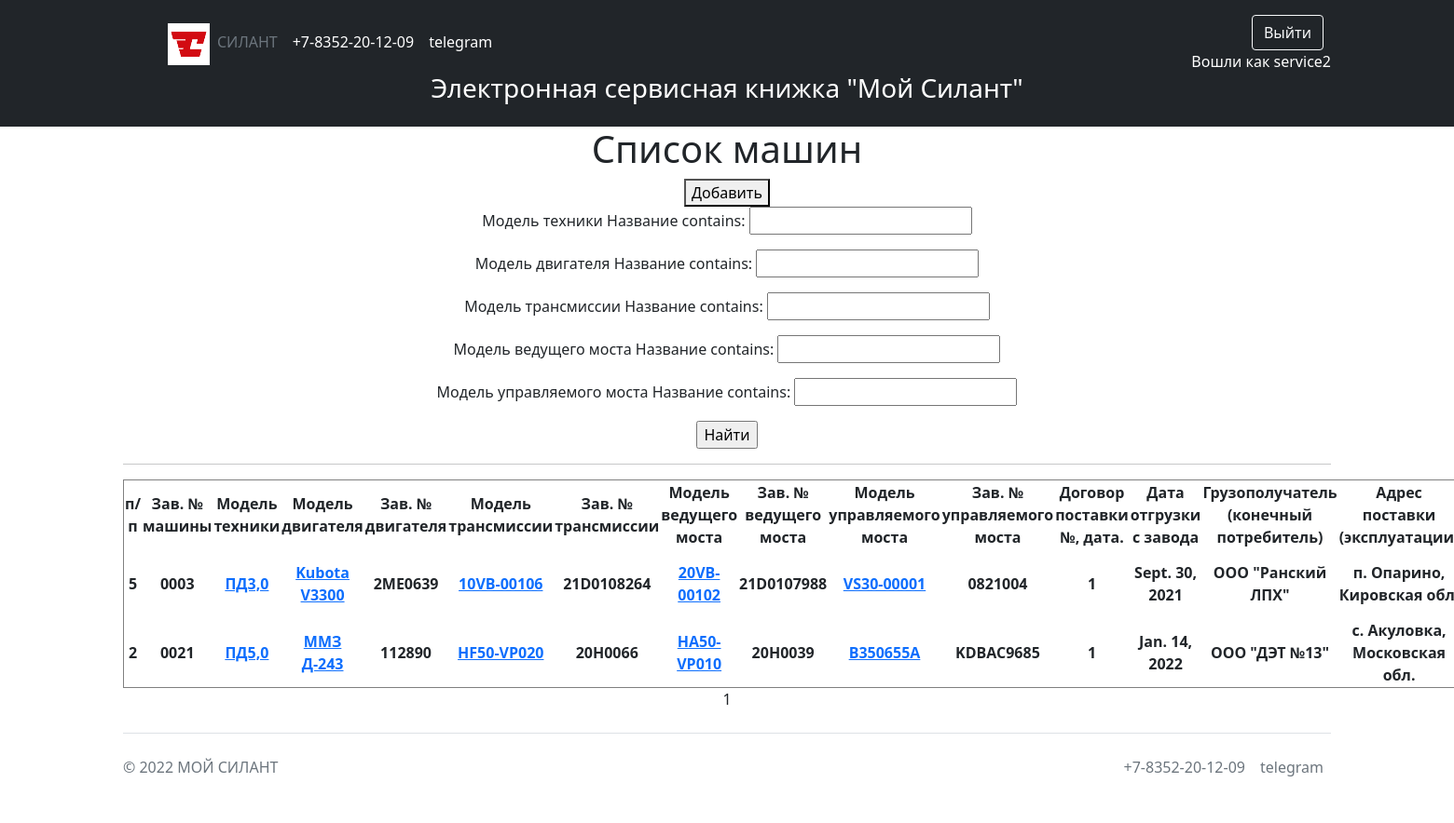
The page /cars/ (signed in) on the database its author committed.
### silant/models.py (models this page shows, shortened)
class Car(models.Model):
    serial_number = models.TextField(max_length=30, unique=True, db_index=True, verbose_name='Зав. № машины')
    technique_model = models.ForeignKey(Technique_model, on_delete=models.CASCADE, db_index=True, verbose_name='Модель техники')
    engine_model = models.ForeignKey(Engine_model, on_delete=models.CASCADE, db_index=True, verbose_name='Модель двигателя')
    engine_number = models.TextField(max_length=30, verbose_name='Зав. № двигателя')
    transmission_model = models.ForeignKey(Transmission_model, on_delete=models.CASCADE, db_index=True, verbose_name='Модель трансмиссии')
    transmission_number = models.TextField(max_length=50, verbose_name='Зав. № трансмиссии')
    drive_axle_model = models.ForeignKey(Drive_axle_model, on_delete=models.CASCADE, db_index=True, verbose_name='Модель ведущего моста')
    drive_axle_number = models.TextField(max_length=50, verbose_name='Зав. № ведущего моста')
    steerable_axle_model = models.ForeignKey(Steerable_axle_model, on_delete=models.CASCADE, db_index=True, verbose_name='Модель управляемого моста')
    steerable_axle_number = models.TextField(max_length=50, verbose_name='Зав. № управляемого моста')
    supply_contract = models.TextField(max_length=50, blank=True, verbose_name='Договор поставки №, дата.')
    shipping_date = models.DateField(db_index=True, verbose_name='Дата отгрузки с завода')
    consignee = models.TextField(max_length=50, blank=True, verbose_name='Грузополучатель (конечный потребитель)')
    delivery_address = models.TextField(max_length=150, blank=True, verbose_name='Адрес поставки (эксплуатации)')
    equipment = models.TextField(max_length=150, blank=True, verbose_name='Комплектация (доп. опции)')
    client = models.ForeignKey(Client, on_delete=models.CASCADE, null=True, blank=True, verbose_name='Клиент')
    service_company = models.ForeignKey(Service_company, on_delete=models.CASCADE, blank=True, verbose_name='Сервисная организация')
    class Meta:
        verbose_name = 'Машины'
        verbose_name_plural = 'Машины'
        ordering = ['shipping_date']
        permissions = ( #Право для просмотра списка машин других пользователей
            ('view_car_noclient', 'Can view no client'),
            ('view_car_noservice', 'Can view no service')
        )

class Base_dictionary(models.Model):
    name = models.TextField(unique=True, verbose_name='Название')
    description = models.TextField(blank=True, verbose_name='Описание')
    class Meta:
        abstract = True
    def __str__(self):
        return f'{self.name}'

class Technique_model(Base_dictionary):
    class Meta:
        verbose_name = 'Модель техники'
        verbose_name_plural = 'Модели техники'

class Engine_model(Base_dictionary):
    class Meta:
        verbose_name = 'Модель двигателя'
        verbose_name_plural = 'Модели двигателя'

class Transmission_model(Base_dictionary):
    class Meta:
        verbose_name = 'Модель трансмиссии'
        verbose_name_plural = 'Модели трансмиссии'

class Drive_axle_model(Base_dictionary):
    class Meta:
        verbose_name = 'Модель ведущего моста'
        verbose_name_plural = 'Модели ведущего моста'

class Steerable_axle_model(Base_dictionary):
    class Meta:
        verbose_name = 'Модель управляемого моста'
        verbose_name_plural = 'Модели управляемого моста'

### silant/views.py (the view)
# urls.py: path('', CarList.as_view()),
class CarList(ListView): #Общий список машин
    model = Car
    ordering = 'shipping_date'
    template_name = 'cars.html'
    context_object_name = 'cars'
    paginate_by = 10
    def get_queryset(self):
        queryset = super().get_queryset()
        if self.request.user.is_authenticated:
            if self.request.user.has_perm('silant.view_car_noclient') == False: # авторизованный пользователь не имеет право просмотра всех записей машин
                queryset = Car.objects.filter(client__user=self.request.user)
            else:
                if self.request.user.has_perm('silant.view_car_noservice') == False:
                    queryset = Car.objects.filter(service_company__user=self.request.user)
            self.filterset = CarFilter(self.request.GET, queryset)
        else:
            if not bool(self.request.GET):
                queryset = Car.objects.none()
            self.filterset = CarFilterNoAut(self.request.GET, queryset)
        return self.filterset.qs
    def get_context_data(self, **kwargs):
        context = super().get_context_data(**kwargs)
        context['filterset'] = self.filterset
        return context

### templates/Cars.html (shortened to what this page needs)
{% extends 'flatpages/default.html' %}
{% block content %}
    <h1>Список машин</h1>
    {% if user.is_authenticated %}
        <button onclick=location.href="/cars/create"> Добавить</button>
    {% endif %}
    <form action="" method="get">
            {{ filterset.form.as_p }}
            <input type="submit" value="Найти" />
        </form>
    <hr>
    {% if cars %}
        <table border="1" style="text-align:center">
           <tr>
                <td><b>п/п</b></td>
                <td><b>Зав. № машины</b></td>
                <td><b>Модель техники</b></td>
                <td><b>Модель двигателя</b></td>
                <td><b>Зав. № двигателя</b></td>
                <td><b>Модель трансмиссии</b></td>
                <td><b>Зав. № трансмиссии</b></td>
                <td><b>Модель ведущего моста</b></td>
                <td><b>Зав. № ведущего моста</b></td>
                <td><b>Модель управляемого моста</b></td>
                <td><b>Зав. № управляемого моста</b></td>
                {% if user.is_authenticated %}
                    <td><b>Договор поставки №, дата.</b></td>
                    <td><b>Дата отгрузки с завода</b></td>
                    <td><b>Грузополучатель (конечный потребитель)</b></td>
                    <td><b>Адрес поставки (эксплуатации)</b></td>
                {% endif %}
           </tr>
           {% for car in cars %}
           <tr>
                <td><b>{{ car.id }}</b></td>
                <td><b>{{ car.serial_number }}</b></td>
                <td><b><a href="dictionary/techniqueModel/{{car.technique_model.id}}/">{{ car.technique_model }}</a></b></td>
                <td><b><a href="dictionary/engineModel/{{car.engine_model.id}}/">{{ car.engine_model }}</a></b></td>
                <td><b>{{ car.engine_number }}</b></td>
                <td><b><a href="dictionary/transmissionModel/{{car.transmission_model.id}}/">{{ car.transmission_model }}</a></b></td>
                <td><b>{{ car.transmission_number }}</b></td>
                <td><b><a href="dictionary/driveAxleModel/{{car.drive_axle_model.id}}/">{{ car.drive_axle_model }}</a></b></td>
                <td><b>{{ car.drive_axle_number }}</b></td>
                <td><b><a href="dictionary/steerableAxleModel/{{car.steerable_axle_model.id}}/">{{ car.steerable_axle_model }}</a></b></td>
                <td><b>{{ car.steerable_axle_number }}</b></td>
                {% if user.is_authenticated %}
                    <td><b>{{ car.supply_contract }}</b></td>
                    <td><b>{{ car.shipping_date }}</b></td>
                    <td><b>{{ car.consignee }}</b></td>
                    <td><b>{{ car.delivery_address }}</b></td>
                {% endif %}
           </tr>
           {% endfor %}
        </table>
    {% else %}
        <h2>машин нет!</h2>
    {% endif %}
    {{ page_obj.number }}
{% endblock content %}

### templates/flatpages/default.html (shortened to what this page needs)
<!DOCTYPE html>
{% load static %}
<html lang="ru">
    <head>
        <link href="{% static 'css/styles.css' %}" rel="stylesheet" />
    </head>
    <body>
        <div class="wrapper">
            <header class="p-3 bg-dark text-white">
                <div class="container">
                    <div class="d-flex flex-wrap align-items-center justify-content-center justify-content-lg-start">
                        <a href="/" class="d-flex align-items-center mb-2 mb-lg-0 text-white text-decoration-none">
                        <svg class="bi me-2" width="40" height="32" role="img" aria-label="Bootstrap"><use xlink:href="#bootstrap"></use></svg>
                        </a>
                        <ul class="nav col-12 col-lg-auto me-lg-auto mb-2 justify-content-center mb-md-0">
                            <li><img width="45px" height="45px" src="/static/img/LogotypeHeader.jpg"></li>
                            <li><a href="#" class="nav-link px-2 text-secondary">СИЛАНТ</a></li>
                            <li><a href="tel:88352201209" class="nav-link px-2 text-white">+7-8352-20-12-09</a></li>
                            <li><a href="https://t.me/chzsa21" class="nav-link px-2 text-white">telegram</a></li>
                        </ul>
                        <div class="text-end">
                            {% if user.is_authenticated %}
                                <ul class="navbar-nav ms-auto">
                                    <li class="nav-item">
                                        <a class="btn btn-outline-light me-2" href="/accounts/logout/">Выйти</a>
                                    </li>
                                </ul>
                            Вошли как {{request.user.username}}
                            {% else %}
                                <ul class="navbar-nav ms-auto">
                                    <li class="nav-item">
                                        <a class="btn btn-outline-light me-2" href="/accounts/login/">Войти</a>
                                    </li>
                                </ul>
                            {% endif %}
                        </div>
                    </div>
                    <div class="nav col-12 col-lg-auto me-lg-auto mb-2 justify-content-center mb-md-0">
                        <h3>Электронная сервисная книжка "Мой Силант"</h3>
                    </div>
                </div>
            </header>
            <div class="container">
                <div class="row">
                    <div class="col-lg-12 text-center">
                        {% block content %}{% endblock content %}
                    </div>
                </div>
             </div>
             <div class="container">
                <footer class="d-flex flex-wrap justify-content-between align-items-center py-3 my-4 border-top">
                  <p class="col-md-4 mb-0 text-muted">© 2022 МОЙ СИЛАНТ</p>
                  <ul class="nav col-md-4 justify-content-end">
                    <li class="nav-item"><a href="tel:88352201209" class="nav-link px-2 text-muted">+7-8352-20-12-09</a></li>
                    <li class="nav-item"><a href="https://t.me/chzsa21" class="nav-link px-2 text-muted">telegram</a></li>
                  </ul>
                </footer>
              </div>
        </div>
    </body>
</html>

### rows shown on the page
Car: id "5", serial_number "0003", technique_model "ПД3,0", engine_model "Kubota V3300", engine_number "2ME0639", transmission_model "10VB-00106", transmission_number "21D0108264", drive_axle_model "20VB-00102", drive_axle_number "21D0107988", steerable_axle_model "VS30-00001", steerable_axle_number "0821004", supply_contract "1", shipping_date "Sept. 30, 2021", consignee "ООО \"Ранский ЛПХ\"", delivery_address "п. Опарино, Кировская…"
Car: id "2", serial_number "0021", technique_model "ПД5,0", engine_model "ММЗ Д-243", engine_number "112890", transmission_model "HF50-VP020", transmission_number "20H0066", drive_axle_model "HA50-VP010", drive_axle_number "20H0039", steerable_axle_model "B350655A", steerable_axle_number "KDBAC9685", supply_contract "1", shipping_date "Jan. 14, 2022", consignee "ООО \"ДЭТ №13\"", delivery_address "с. Акуловка, Московская обл."

### other values the page prints
{{ request.user.username }} "service2"
{{ page_obj.number }} "1"
